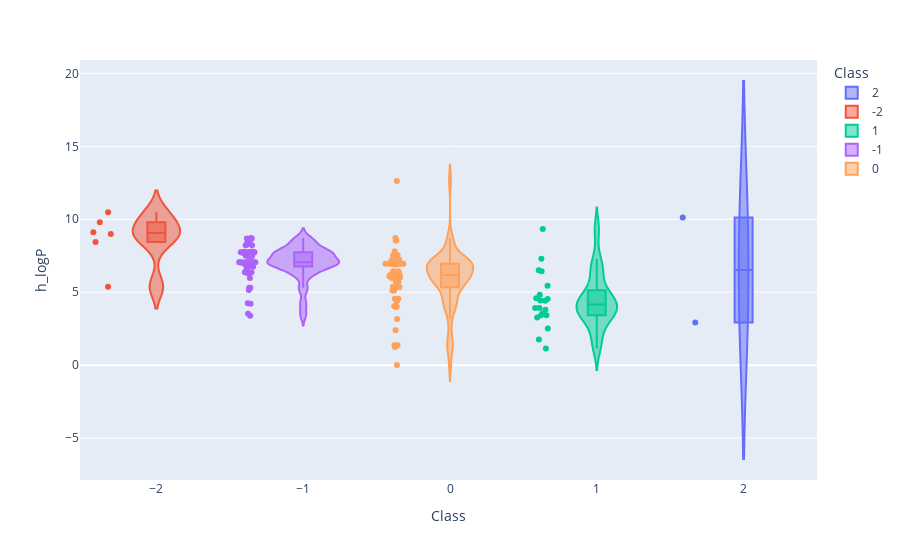

The notebook cell saved with this chart:
### Code cell
import plotly.express as px

fig = px.violin(best_attr_data, y="h_logP", x="Class", color="Class", box=True, points="all",
          hover_data=best_attr_data.columns)
fig.show()

### Figure 1 — Plotly figure (JSON) as saved in the notebook; plotly's stock layout.template omitted (floating-point values rounded to 4 significant figures; data arrays with more than 128 entries replaced by an {"elided": "..."} marker saying what was removed)
{"data": [{"alignmentgroup": "True", "box": {"visible": true}, "customdata": [[21.28, 622.4, 212.4, 601.1, -8.971, 0.9973, 5.547, 5.375, 0.9835], [156.0, 156.7, 187.2, 0.7196, -3.685, 0.7182, 2.106, 2.118, 1.509]], "hovertemplate": "Class=%{x}<br>h_logP=%{y}<br>ASA+=%{customdata[0]}<br>ASA-=%{customdata[1]}<br>CASA+=%{customdata[2]}<br>DASA=%{customdata[3]}<br>h_logS=%{customdata[4]}<br>npr2=%{customdata[5]}<br>rgyr=%{customdata[6]}<br>std_dim1=%{customdata[7]}<br>std_dim2=%{customdata[8]}<extra></extra>", "legendgroup": "2", "marker": {"color": "#636efa"}, "name": "2", "offsetgroup": "2", "orientation": "v", "points": "all", "scalegroup": "True", "showlegend": true, "type": "violin", "x": [2, 2], "x0": " ", "xaxis": "x", "y": [10.11, 2.931], "y0": " ", "yaxis": "y"}, {"alignmentgroup": "True", "box": {"visible": true}, "customdata": [[38.98, 499.5, 68.99, 460.5, -10.13, 0.7367, 3.768, 2.839, 1.732], [46.27, 421.4, 110.1, 375.2, -6.205, 0.9356, 3.078, 1.968, 1.369], [56.39, 480.5, 98.29, 424.1, -9.442, 0.9536, 3.802, 2.855, 1.267], [87.26, 444.8, 152.2, 357.6, -9.138, 0.7388, 4.031, 3.088, 1.719], [71.59, 458.2, 122.8, 386.6, -8.755, 0.9821, 3.863, 2.853, 1.239], [84.54, 430.1, 142.8, 345.5, -8.074, 0.9039, 3.947, 2.855, 1.383]], "hovertemplate": "Class=%{x}<br>h_logP=%{y}<br>ASA+=%{customdata[0]}<br>ASA-=%{customdata[1]}<br>CASA+=%{customdata[2]}<br>DASA=%{customdata[3]}<br>h_logS=%{customdata[4]}<br>npr2=%{customdata[5]}<br>rgyr=%{customdata[6]}<br>std_dim1=%{customdata[7]}<br>std_dim2=%{customdata[8]}<extra></extra>", "legendgroup": "-2", "marker": {"color": "#EF553B"}, "name": "-2", "offsetgroup": "-2", "orientation": "v", "points": "all", "scalegroup": "True", "showlegend": true, "type": "violin", "x": [-2, -2, -2, -2, -2, -2], "x0": " ", "xaxis": "x", "y": [10.48, 5.372, 9.795, 8.999, 9.112, 8.434], "y0": " ", "yaxis": "y"}, {"alignmentgroup": "True", "box": {"visible": true}, "customdata": {"elided": "20x9 float values"}, "hovertemplate": "Class=%{x}<br>h_logP=%{y}<br>ASA+=%{customdata[0]}<br>ASA-=%{customdata[1]}<br>CASA+=%{customdata[2]}<br>DASA=%{customdata[3]}<br>h_logS=%{customdata[4]}<br>npr2=%{customdata[5]}<br>rgyr=%{customdata[6]}<br>std_dim1=%{customdata[7]}<br>std_dim2=%{customdata[8]}<extra></extra>", "legendgroup": "1", "marker": {"color": "#00cc96"}, "name": "1", "offsetgroup": "1", "orientation": "v", "points": "all", "scalegroup": "True", "showlegend": true, "type": "violin", "x": [1, 1, 1, 1, 1, 1, 1, 1, 1, 1, 1, 1, 1, 1, 1, 1, 1, 1, 1, 1], "x0": " ", "xaxis": "x", "y": [4.528, 3.924, 4.44, 9.325, 1.15, 4.406, 3.923, 3.546, 3.428, 6.501, 3.42, 4.594, 6.43, 5.449, 3.26, 1.763, 4.819, 3.805, 2.508, 7.3], "y0": " ", "yaxis": "y"}, {"alignmentgroup": "True", "box": {"visible": true}, "customdata": {"elided": "64x9 float values"}, "hovertemplate": "Class=%{x}<br>h_logP=%{y}<br>ASA+=%{customdata[0]}<br>ASA-=%{customdata[1]}<br>CASA+=%{customdata[2]}<br>DASA=%{customdata[3]}<br>h_logS=%{customdata[4]}<br>npr2=%{customdata[5]}<br>rgyr=%{customdata[6]}<br>std_dim1=%{customdata[7]}<br>std_dim2=%{customdata[8]}<extra></extra>", "legendgroup": "-1", "marker": {"color": "#ab63fa"}, "name": "-1", "offsetgroup": "-1", "orientation": "v", "points": "all", "scalegroup": "True", "showlegend": true, "type": "violin", "x": [-1, -1, -1, -1, -1, -1, -1, -1, -1, -1, -1, -1, -1, -1, -1, -1, -1, -1, -1, -1, -1, -1, -1, -1, -1, -1, -1, -1, -1, -1, -1, -1, -1, -1, -1, -1, -1, -1, -1, -1, -1, -1, -1, -1, -1, -1, -1, -1, -1, -1, -1, -1, -1, -1, -1, -1, -1, -1, -1, -1, -1, -1, -1, -1], "x0": " ", "xaxis": "x", "y": [7.752, 7.051, 8.385, 7.659, 8.719, 8.26, 7.025, 6.765, 7.484, 7.69, 6.299, 3.393, 6.959, 3.529, 5.974, 7.748, 4.205, 6.608, 6.88, 7.781, 7.005, 4.236, 6.351, 6.361, 8.225, 5.147, 5.302, 8.688, 7.007, 7.074, 7.734, 8.452, 7.774, 7.707, 7.726, 7.052, 6.748, 7.465, 7.525, 6.341, 7.507, 6.88, 7.781, 7.005, 6.88, 6.361, 8.225, 5.302, 7.052, 7.052, 7.052, 7.052, 8.688, 7.052, 7.007, 7.074, 7.734, 8.452, 7.774, 7.707, 7.726, 7.052, 6.341, 7.052], "y0": " ", "yaxis": "y"}, {"alignmentgroup": "True", "box": {"visible": true}, "customdata": {"elided": "62x9 float values"}, "hovertemplate": "Class=%{x}<br>h_logP=%{y}<br>ASA+=%{customdata[0]}<br>ASA-=%{customdata[1]}<br>CASA+=%{customdata[2]}<br>DASA=%{customdata[3]}<br>h_logS=%{customdata[4]}<br>npr2=%{customdata[5]}<br>rgyr=%{customdata[6]}<br>std_dim1=%{customdata[7]}<br>std_dim2=%{customdata[8]}<extra></extra>", "legendgroup": "0", "marker": {"color": "#FFA15A"}, "name": "0", "offsetgroup": "0", "orientation": "v", "points": "all", "scalegroup": "True", "showlegend": true, "type": "violin", "x": [0, 0, 0, 0, 0, 0, 0, 0, 0, 0, 0, 0, 0, 0, 0, 0, 0, 0, 0, 0, 0, 0, 0, 0, 0, 0, 0, 0, 0, 0, 0, 0, 0, 0, 0, 0, 0, 0, 0, 0, 0, 0, 0, 0, 0, 0, 0, 0, 0, 0, 0, 0, 0, 0, 0, 0, 0, 0, 0, 0, 0, 0], "x0": " ", "xaxis": "x", "y": [4.375, 6.198, 12.63, 0.01835, 2.4, 1.239, 1.37, 6.091, 6.944, 7.54, 7.23, 6.334, 3.164, 5.382, 5.344, 7.047, 7.184, 4.01, 7.081, 6.434, 6.874, 5.938, 8.537, 5.699, 6.334, 6.171, 5.967, 8.713, 5.126, 7.232, 7.805, 4.038, 6.008, 4.544, 1.37, 6.091, 6.944, 6.091, 6.944, 7.54, 6.944, 6.944, 5.382, 5.344, 6.944, 7.184, 4.01, 6.434, 5.938, 8.537, 5.699, 6.334, 6.944, 5.967, 5.126, 6.944, 6.944, 6.944, 6.944, 4.038, 6.008, 4.544], "y0": " ", "yaxis": "y"}], "layout": {"legend": {"title": {"text": "Class"}, "tracegroupgap": 0}, "margin": {"t": 60}, "violinmode": "overlay", "xaxis": {"anchor": "y", "categoryarray": [2, -2, 1, -1, 0], "categoryorder": "array", "domain": [0, 1], "title": {"text": "Class"}}, "yaxis": {"anchor": "x", "domain": [0, 1], "title": {"text": "h_logP"}}}}
